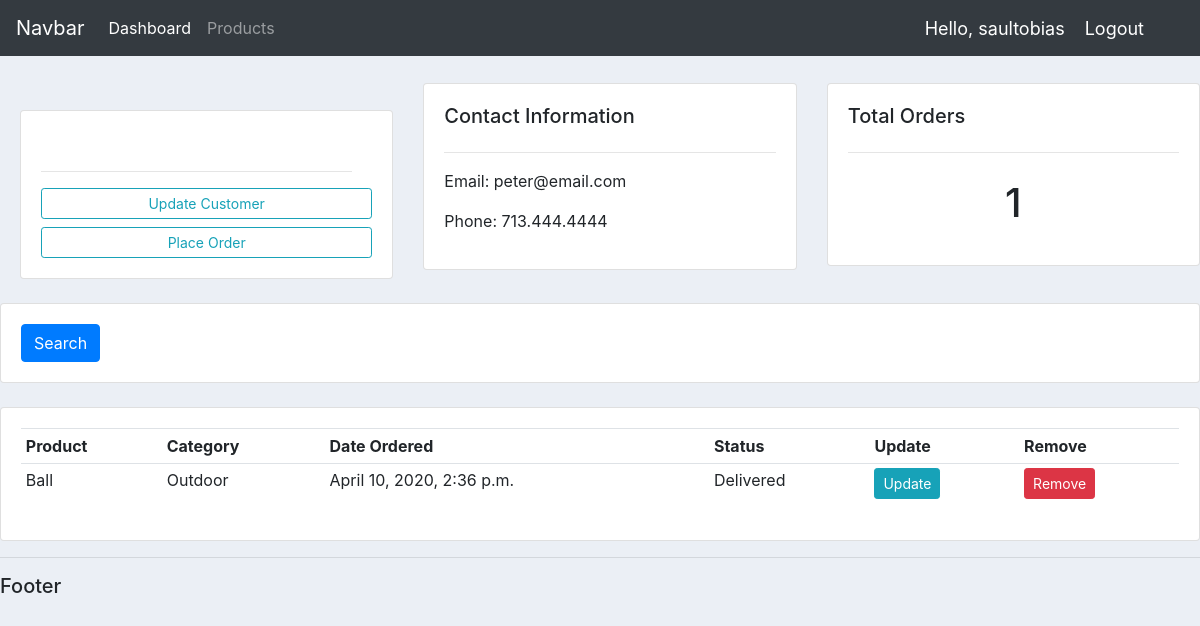
/customer/2/ (signed in), run on an earlier commit of the app's database.
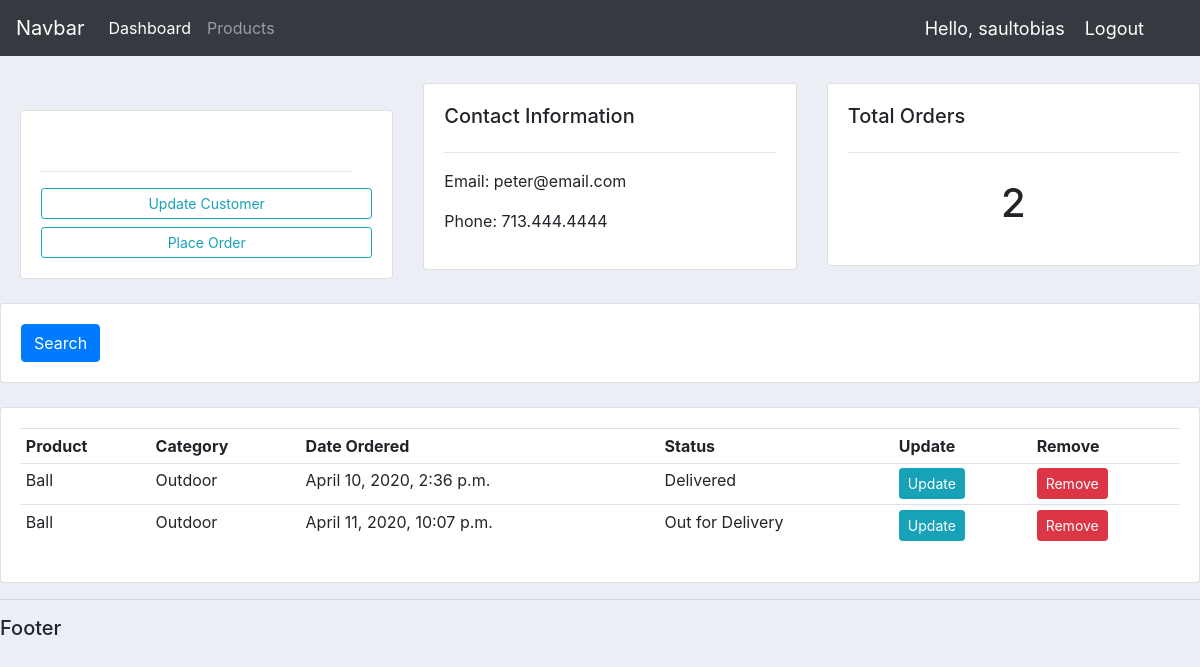
And on a later commit of the database.
### accounts/models.py (models this page shows, shortened)
class Order(models.Model):
	STATUS = (
			('Pending', 'Pending'),
			('Out for Delivery', 'Out for Delivery'),
			('Delivered', 'Delivered'),
		)
	customer = models.ForeignKey(Customer, null = True, on_delete = models.SET_NULL)
	product = models.ForeignKey(Product, null = True, on_delete = models.SET_NULL)
	date_created = models.DateTimeField(auto_now_add=True, null=True)
	status = models.CharField(max_length=200, null=True, choices=STATUS)

class Product(models.Model):
	CATEGORY = (
			('Indoor', 'Indoor'),
			('Outdoor', 'Outdoor'),
		)
	name = models.CharField(max_length=200, null=True)
	price = models.FloatField(null=True)
	category = models.CharField(max_length=200, null=True, choices=CATEGORY)
	description = models.CharField(max_length=200, null=True, blank = True)
	date_created = models.DateTimeField(auto_now_add=True, null=True)
	tags = models.ManyToManyField(Tag)
	def __str__(self):
		return self.name

### accounts/views.py (the view)
# urls.py: path('customer/<str:pk>/', views.customer, name="customer"),
@login_required(login_url='login')
def customer(request, pk):
	customer = Customer.objects.get(id=pk)
	orders = customer.order_set.all()
	orders_count = orders.count()
	context = {'customer':customer, 'orders':orders, 'orders_count':orders_count}
	return render(request, 'accounts/customer.html', context)

### accounts/templates/accounts/customer.html
{% extends 'accounts/main.html' %}
{% block content %}
<br>
<div class="row">
	<div class="col-md">
		<div class="card card-body">
			<h5>Customer</h5>
			<hr>
			<a class="btn btn-outline-info btn-sm btn-block" href="">Update Customer</a>
			<a class="btn btn-outline-info btn-sm btn-block" href="{% url 'create_order' customer.id %}">Place Order</a>
		</div>
	</div>
	<div class="col-md">
		<div class="card card-body">
			<h5>Contact Information</h5>
			<hr>
			<p>Email: {{customer.email}}</p>
			<p>Phone: {{customer.phone}}</p>
		</div>
	</div>
	<div class="col-md">
		<div class="card card-body">
			<h5>Total Orders</h5>
			<hr>
			<h1 style="text-align: center;padding: 10px">{{orders_count}}</h1>
		</div>
	</div>
</div>
<br>
<div class="row">
	<div class="col">
		<div class="card card-body">
			<form method="get">
				<button class="btn btn-primary" type="submit">Search</button>
			</form>
		</div>
	</div>
</div>
<br>
<div class="row">
	<div class="col-md">
		<div class="card card-body">
			<table class="table table-sm">
				<tr>
					<th>Product</th>
					<th>Category</th>
					<th>Date Ordered</th>
					<th>Status</th>
					<th>Update</th>
					<th>Remove</th>
				</tr>
				{% for order in orders%}
				<tr>
					<td>{{order.product}}</td>
					<td>{{order.product.category}}</td>
					<td>{{order.date_created}}</td>
					<td>{{order.status}}</td>
					<td><a class ="btn btn-sm btn-info" href="{% url 'update_order' order.id %}">Update</a></td>
					<td><a class ="btn btn-sm btn-danger" href="{% url 'delete' order.id %}">Remove</a></td>
				</tr>
				{% endfor %}
			</table>
		</div>
	</div>
</div>
{% endblock %}

What changed in the data, as far as the page shows it:
added Order: product "Ball", product.category "Outdoor", date_created "April 11, 2020, 10:07 p.m.", status "Out for Delivery"
Also different on the page:
{{ orders_count }}: "1" → "2"
